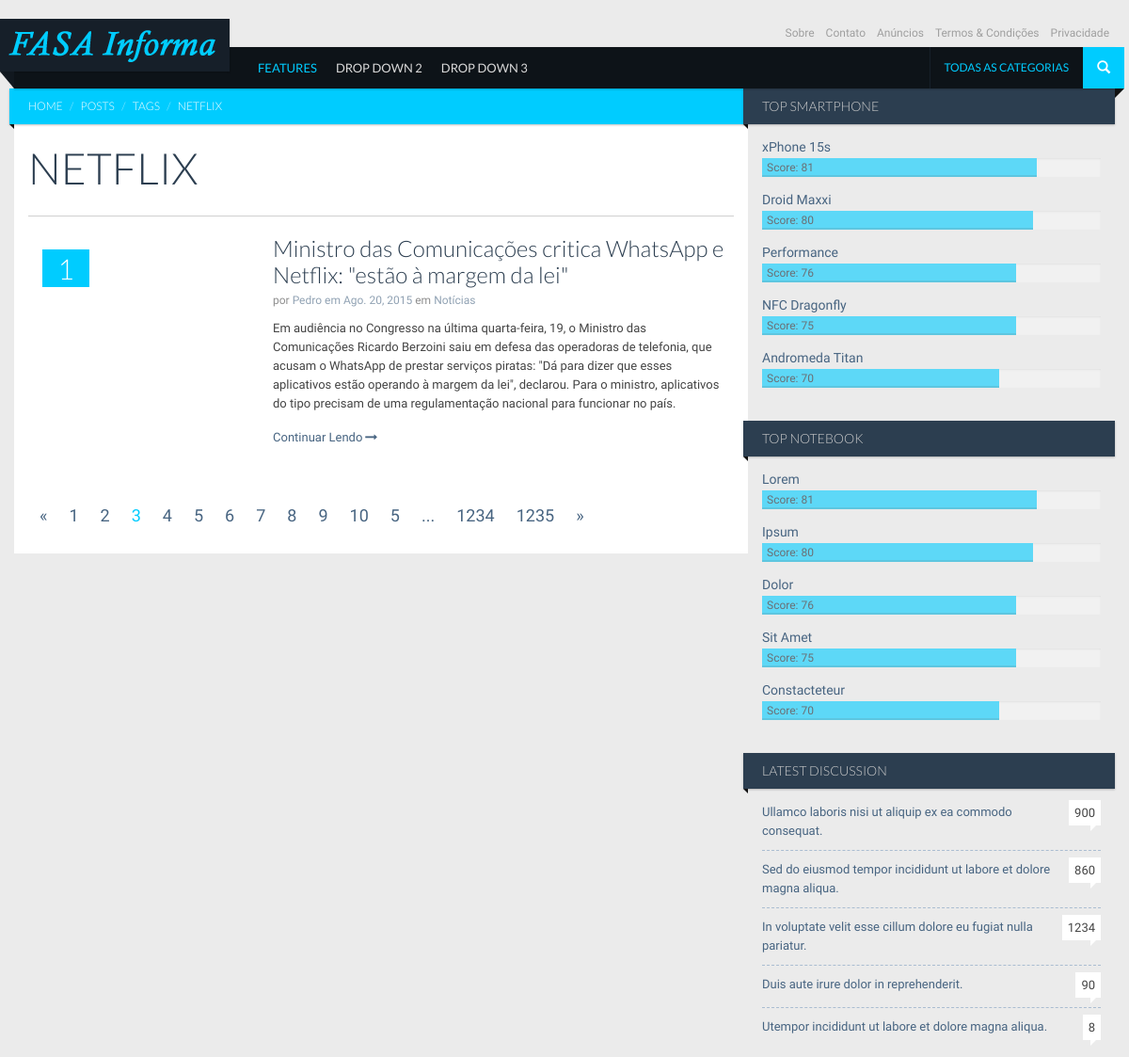
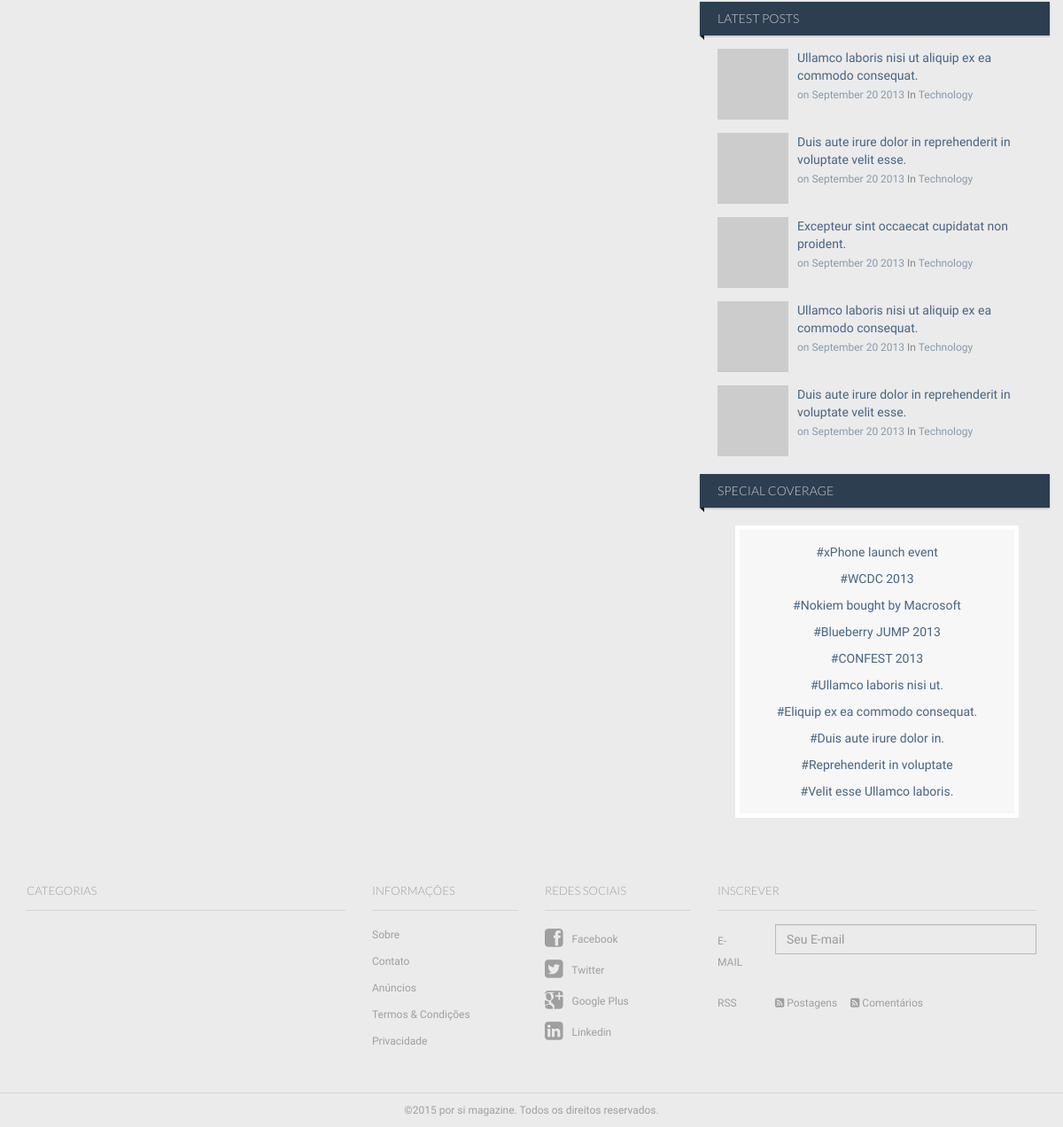
/posts/tag/netflix/, run on the app's committed database (2 pictures, top to bottom).
### posts/models.py (models this page shows, shortened)
class Tags(models.Model):
	name  = models.SlugField(blank=True)
	label = models.CharField(max_length=50)
	def __str__(self):
		return self.label

class Posts(models.Model):
	title 	           = models.CharField(max_length=100, null=False, blank=False)
	image_link         = models.CharField(max_length=200)
	short_description  = models.TextField(max_length=10000)
	content            = RichTextField()
	author             = models.ForeignKey(User)
	tags               = models.ManyToManyField('Tags')
	category           = models.ForeignKey('Categories')
	pub_date           = models.DateField()
	pub_hour           = models.TimeField()
	is_active          = models.BooleanField(default=True)
	slug               = models.SlugField(blank=True)

class Categories(models.Model):
	name  = models.SlugField(blank=True)
	label = models.CharField(max_length=50)
	def __str__(self):
		return self.label

### posts/views.py (the view)
# urls.py: url(r'^tag/([\w-]+)/$', PostsTagList.as_view(), name='posts_tag_list'),
class PostsTagList(ListView):
	template_name = 'posts/posts_tag_list.html'
	context_object_name = 'posts'
	def get_queryset(self):
		self.tag = get_object_or_404(Tags, name=self.args[0])
		return Posts.objects.filter(tags__name__contains=self.tag)
	def get_context_data(self, **kwargs):
	    context = super(PostsTagList, self).get_context_data(**kwargs)
	    self.tag = get_object_or_404(Tags, name=self.args[0])
	    context['tag'] = self.tag
	    return context

### posts/templates/posts/posts_tag_list.html (shortened to what this page needs)
{% extends "homesite/base.html" %}
	{% block content %}
		<div id="main" class="container">
			<div id="content" class="content section row">
				<div class="col-md-8 bg-base col-lg-8 col-xl-9">
					<div class="ribbon ribbon-highlight">
						<ol class="breadcrumb ribbon-inner">
							<li><a href="#">Home</a></li>
							<li><a href="#">Posts</a></li>
							<li><a href="#">Tags</a></li>
							<li class="active">{{ tag.label }}</li>
						</ol>
					</div>
					<header class="page-header">
						<h2 class="page-title">
							{{ tag.label|upper }}
						</h2>
					</header>
					<div class="entries">
						{% for post in posts %}
							<article class="entry style-media media type-post">
								<div class="style-review-score">{{ post.id }}</div>
								<figure class="media-object pull-left entry-thumbnail">
								</figure>
								<div class="media-body">
									<header class="entry-header">
										<h3 class="entry-title">
											<a href="{% url 'post_detail' post.slug %}" rel="bookmark">{{ post.title }}</a>
										</h3>
										<div class="entry-meta">
											<span class="author">por <a href="blog.html">{{ post.author }}</a></span>
											<span class="entry-date"><a href="blog.html">em <time datetime="2013-07-04T23:26:34+00:00">{{ post.pub_date }}</time></a></span>
											<span class="category">em <a href="{% url 'posts_category_list' post.category %}">{{ post.category }}</a></span>
										</div>
									</header>
									<p>
										{{ post.short_description }}
										<a href="{% url 'post_detail' post.slug %}" class="more-link">Continuar Lendo<i class="icon icon-long-arrow-right"></i></a>
									</p>
								</div>
							</article>
						{% endfor %}
					</div>
					<ul class="pagination">
						<li><a href="#">&laquo;</a></li>
						<li><a href="#">1</a></li>
						<li><a href="#">2</a></li>
						<li class="active"><span>3</span></li>
						<li><a href="#">4</a></li>
						<li><a href="#">5</a></li>
						<li><a href="#">6</a></li>
						<li><a href="#">7</a></li>
						<li><a href="#">8</a></li>
						<li><a href="#">9</a></li>
						<li><a href="#">10</a></li>
						<li><a href="#">5</a></li>
						<li><span> ... </span></li>
						<li><a href="#">1234</a></li>
						<li><a href="#">1235</a></li>
						<li><a href="#">&raquo;</a></li>
					</ul>
				</div>
				<div class="sidebar col-md-4 col-lg-4 col-xl-3">
					<aside class="widget">
						<h2 class="widget-title ribbon"><span>Top Smartphone</span></h2>
						<ul class="entries">
							<li class="entry style-score-widget">
								<div class="score-label entry-title"><a href="single-full.html">xPhone 15s</a></div>
								<div class="progress">
									<div class="progress-bar" role="progressbar" aria-valuenow="60" aria-valuemin="0" aria-valuemax="100" style="width: 81%;">
										<span>Score:&nbsp;81</span>
									</div>
								</div>
							</li>
							<li class="entry style-score-widget">
								<div class="score-label entry-title"><a href="single-full.html">Droid Maxxi</a></div>
								<div class="progress">
									<div class="progress-bar" role="progressbar" aria-valuenow="60" aria-valuemin="0" aria-valuemax="100" style="width: 80%;">
										<span>Score:&nbsp;80</span>
									</div>
								</div>
							</li>
							<li class="entry style-score-widget">
								<div class="score-label entry-title"><a href="single-full.html">Performance</a></div>
								<div class="progress">
									<div class="progress-bar" role="progressbar" aria-valuenow="60" aria-valuemin="0" aria-valuemax="100" style="width: 75%;">
										<span>Score:&nbsp;76</span>
									</div>
								</div>
							</li>
							<li class="entry style-score-widget">
								<div class="score-label entry-title"><a href="single-full.html">NFC Dragonfly</a></div>
								<div class="progress">
									<div class="progress-bar" role="progressbar" aria-valuenow="60" aria-valuemin="0" aria-valuemax="100" style="width: 75%;">
										<span>Score:&nbsp;75</span>
									</div>
								</div>
							</li>
							<li class="entry style-score-widget">
								<div class="score-label entry-title"><a href="single-full.html">Andromeda Titan</a></div>
								<div class="progress">
									<div class="progress-bar" role="progressbar" aria-valuenow="60" aria-valuemin="0" aria-valuemax="100" style="width: 70%;">
										<span>Score:&nbsp;70</span>
									</div>
								</div>
							</li>
						</ul>
					</aside>
					<aside class="widget">
						<h2 class="widget-title ribbon"><span>Top Notebook</span></h2>
						<ul class="entries">
							<li class="entry style-score-widget">
								<div class="score-label entry-title"><a href="single-full.html">Lorem</a></div>
								<div class="progress">
									<div class="progress-bar" role="progressbar" aria-valuenow="60" aria-valuemin="0" aria-valuemax="100" style="width: 81%;">
										<span>Score:&nbsp;81</span>
									</div>
								</div>
							</li>
							<li class="entry style-score-widget">
								<div class="score-label entry-title"><a href="single-full.html">Ipsum</a></div>
								<div class="progress">
									<div class="progress-bar" role="progressbar" aria-valuenow="60" aria-valuemin="0" aria-valuemax="100" style="width: 80%;">
										<span>Score:&nbsp;80</span>
									</div>
								</div>
							</li>
							<li class="entry style-score-widget">
								<div class="score-label entry-title"><a href="single-full.html">Dolor</a></div>
								<div class="progress">
									<div class="progress-bar" role="progressbar" aria-valuenow="60" aria-valuemin="0" aria-valuemax="100" style="width: 75%;">
										<span>Score:&nbsp;76</span>
									</div>
								</div>
							</li>
							<li class="entry style-score-widget">
								<div class="score-label entry-title"><a href="single-full.html">Sit Amet</a></div>
								<div class="progress">
									<div class="progress-bar" role="progressbar" aria-valuenow="60" aria-valuemin="0" aria-valuemax="100" style="width: 75%;">
										<span>Score:&nbsp;75</span>
									</div>
								</div>
							</li>
							<li class="entry style-score-widget">
								<div class="score-label entry-title"><a href="single-full.html">Constacteteur</a></div>
								<div class="progress">
									<div class="progress-bar" role="progressbar" aria-valuenow="60" aria-valuemin="0" aria-valuemax="100" style="width: 70%;">
										<span>Score:&nbsp;70</span>
									</div>
								</div>
							</li>
						</ul>
					</aside>
					<aside class="widget">
						<h3 class="widget-title ribbon"><span>Latest Discussion</span></h3>
						<ul class="entries">
							<li class="entry style-recent-list type-post">
								<span class="comments-count-balloon">900</span>
								<a href="single.html" rel="bookmark" class="entry-title">Ullamco laboris nisi ut aliquip ex ea commodo consequat.</a>
							</li>
							<li class="entry style-recent-list type-post">
								<span class="comments-count-balloon">860</span>
								<a href="single.html" rel="bookmark" class="entry-title">Sed do eiusmod tempor incididunt ut labore et dolore magna aliqua.</a>
							</li>
							<li class="entry style-recent-list type-post">
								<span class="comments-count-balloon">1234</span>
								<a href="single.html" rel="bookmark" class="entry-title">In voluptate velit esse cillum dolore eu fugiat nulla pariatur.</a>
							</li>
							<li class="entry style-recent-list type-post">
								<span class="comments-count-balloon">90</span>
								<a href="single.html" rel="bookmark" class="entry-title">Duis aute irure dolor in reprehenderit.</a>
							</li>
							<li class="entry style-recent-list type-post">
								<span class="comments-count-balloon">8</span>
								<a href="single.html" rel="bookmark" class="entry-title">Utempor incididunt ut labore et dolore magna aliqua.</a>
							</li>
						</ul>
					</aside>
					<aside class="widget">
						<h2 class="widget-title ribbon"><span>Latest Posts</span></h2>
						<div class="entries row">
							<article class="type-post style-media-list media col-sm-6 col-md-12">
								<img src="../img/placeholder.gif" data-src="../uploads/80x80_1.jpg" data-src-retina="../uploads/160x160_2.jpg" width="80" height="80" class="media-object pull-left" alt="">
								<div class="media-body">
									<h3  class="entry-title">
										<a href="single.html" rel="bookmark">Ullamco laboris nisi ut aliquip ex ea commodo consequat.</a>
									</h3>
									<div class="entry-meta">
										<span class="entry-date"><a href="blog.html">on <time datetime="2013-07-04T23:26:34+00:00">September 20 2013</time></a></span>
										<span class="category">In <a href="blog.html">Technology</a></span>
									</div>
								</div>
							</article>
							<article class="type-post style-media-list media col-sm-6 col-md-12">
								<img src="../img/placeholder.gif" data-src="../uploads/80x80_2.jpg" data-src-retina="../uploads/160x160_2.jpg" width="80" height="80" class="media-object pull-left" alt="">
								<div class="media-body">
									<h3  class="entry-title">
										<a href="single.html" rel="bookmark">Duis aute irure dolor in reprehenderit in voluptate velit esse.</a>
									</h3>
									<div class="entry-meta">
										<span class="entry-date"><a href="blog.html">on <time datetime="2013-07-04T23:26:34+00:00">September 20 2013</time></a></span>
										<span class="category">In <a href="blog.html">Technology</a></span>
									</div>
								</div>
							</article>
							<article class="type-post style-media-list media col-sm-6 col-md-12">
								<img src="../img/placeholder.gif" data-src="../uploads/80x80_3.jpg" data-src-retina="../uploads/160x160_2.jpg" width="80" height="80" class="media-object pull-left" alt="">
								<div class="media-body">
									<h3  class="entry-title">
										<a href="single.html" rel="bookmark">Excepteur sint occaecat cupidatat non proident.</a>
									</h3>
									<div class="entry-meta">
										<span class="entry-date"><a href="blog.html">on <time datetime="2013-07-04T23:26:34+00:00">September 20 2013</time></a></span>
										<span class="category">In <a href="blog.html">Technology</a></span>
									</div>
								</div>
							</article>
							<article class="type-post style-media-list media col-sm-6 col-md-12">
								<img src="../img/placeholder.gif" data-src="../uploads/80x80_4.jpg" data-src-retina="../uploads/160x160_2.jpg" width="80" height="80" class="media-object pull-left" alt="">
								<div class="media-body">
									<h3  class="entry-title">
										<a href="single.html" rel="bookmark">Ullamco laboris nisi ut aliquip ex ea commodo consequat.</a>
									</h3>
									<div class="entry-meta">
										<span class="entry-date"><a href="blog.html">on <time datetime="2013-07-04T23:26:34+00:00">September 20 2013</time></a></span>
										<span class="category">In <a href="blog.html">Technology</a></span>
									</div>
								</div>
							</article>
							<article class="type-post style-media-list media col-sm-6 col-md-12">
								<img src="../img/placeholder.gif" data-src="../uploads/80x80_5.jpg" data-src-retina="../uploads/160x160_2.jpg" width="80" height="80" class="media-object pull-left" alt="">
								<div class="media-body">
									<h3  class="entry-title">
										<a href="single.html" rel="bookmark">Duis aute irure dolor in reprehenderit in voluptate velit esse.</a>
									</h3>
									<div class="entry-meta">
										<span class="entry-date"><a href="blog.html">on <time datetime="2013-07-04T23:26:34+00:00">September 20 2013</time></a></span>
										<span class="category">In <a href="blog.html">Technology</a></span>
									</div>
								</div>
							</article>
						</div>
					</aside>
					<aside class="widget">
						<h3 class="widget-title ribbon"><span>Special Coverage</span></h3>
						<ul class="entries coverageList aligncenter">
							<li><a href="blog.html">#xPhone launch event</a></li>
							<li><a href="blog.html">#WCDC 2013</a></li>
							<li><a href="blog.html">#Nokiem bought by Macrosoft</a></li>
							<li><a href="blog.html">#Blueberry JUMP 2013</a></li>
							<li><a href="blog.html">#CONFEST 2013</a></li>
							<li><a href="blog.html">#Ullamco laboris nisi ut. </a></li>
							<li><a href="blog.html">#Eliquip ex ea commodo consequat.</a></li>
							<li><a href="blog.html">#Duis aute irure dolor in.</a></li>
							<li><a href="blog.html">#Reprehenderit in voluptate</a></li>
							<li><a href="blog.html">#Velit esse Ullamco laboris.</a></li>
						</ul>
					</aside>
				</div>
			</div>
		</div>
	{% endblock content %}

### data on the page
Tags: label "NETFLIX"
Posts: id "1", title "Ministro das Comunicações critica WhatsApp e Netflix: \"estão à margem da lei\"", author "Pedro", pub_date "Ago. 20, 2015", category "Notícias", short_description "Em audiência no Congresso na última quarta-feira, 19, o Ministro das Comunicações Ricardo Berzoini saiu em defesa das operadoras de telefonia, que acusam o WhatsApp de prestar serviços piratas: \"Dá para dizer que esses aplicativos estão operando à margem da lei\", declarou. Para o ministro, aplicativos do tipo precisam de uma regulamentação nacional para funcionar no país."
